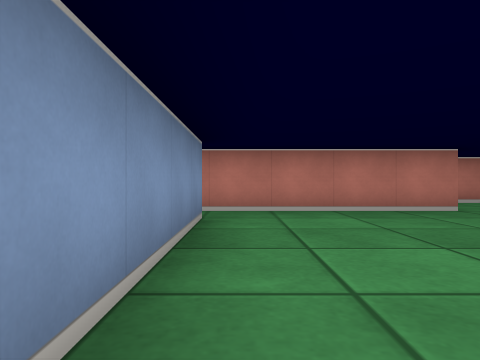
[1] (above)

12 first-person views from a walk through a cub3D ray-caster map. The camera is about half as high as the walls, looks level and sees 70° across. The floor is counted in squares. Each view is taken from the middle of a square. On the plan, view 1 faces up. The plan holds only what a view shows up to about 9 squares ahead; the rest is blank.

[2]
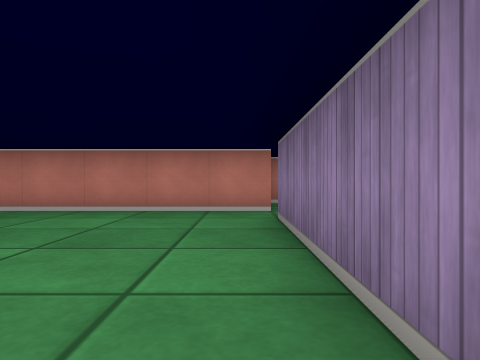

[3]
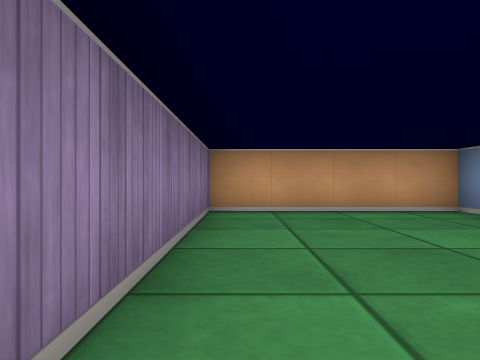

[4]
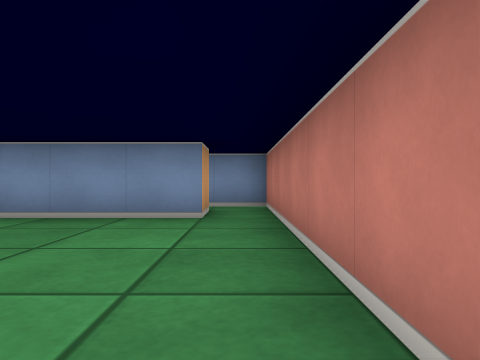

[5]
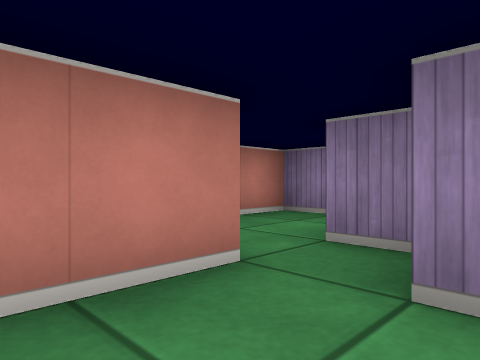

[6]
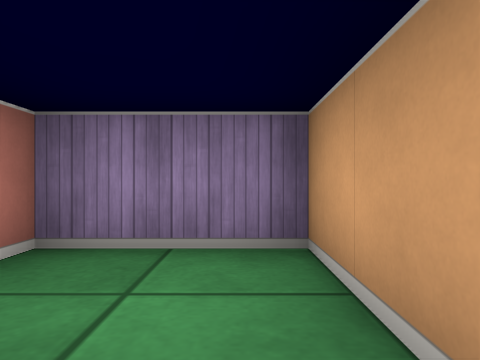

[7]
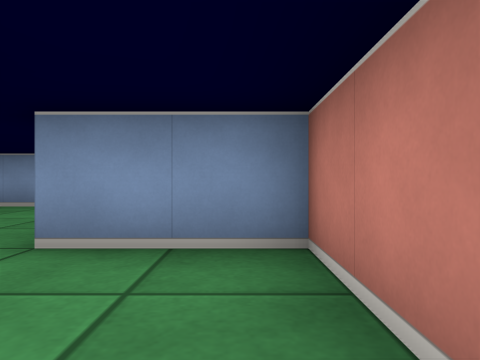

[8]
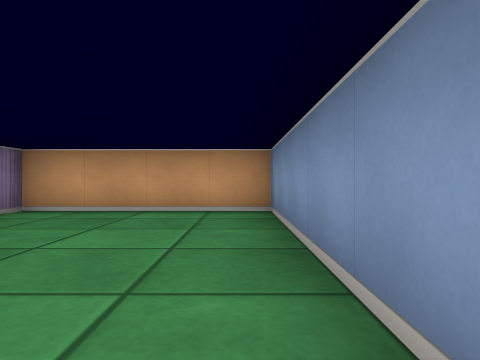

[9]
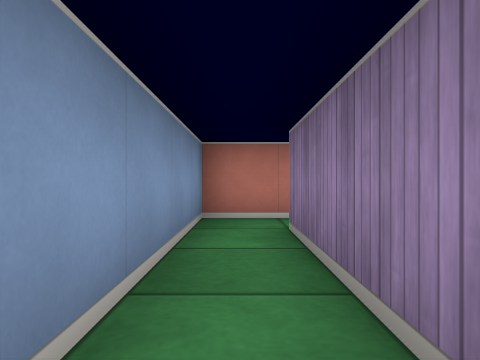

[10]
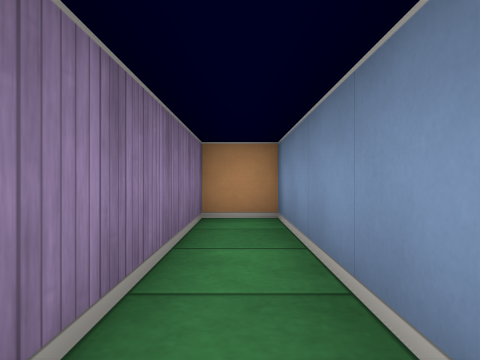

[11]
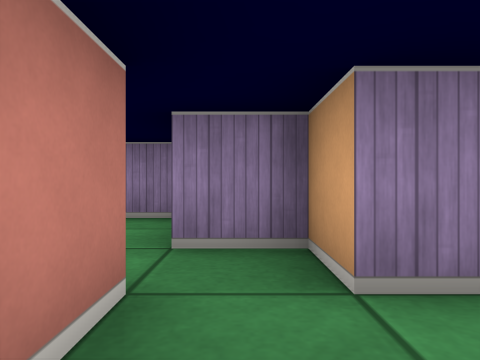

[12]
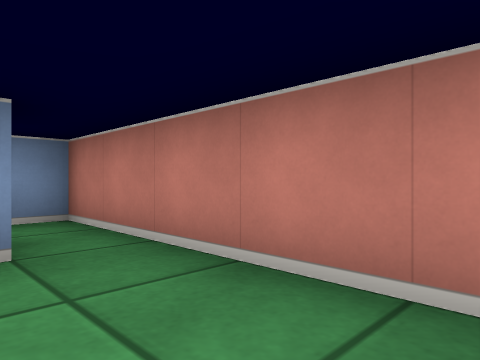

### Floor plan
Ten units are one square. View 1 is at (0, 0); x grows to the right and y downward. Boxes are objects, and circles mark ways between rooms. Rooms are numbered by the first view taken in them; rooms with no view inside come last. Other rooms are left out.
<svg viewBox="-30 -80 100 90">
<path fill="none" stroke="#000" d="M-5 -45 -5 5 35 5 35 -45M35 -55 -5 -55M35 -45 45 -45 45 -55 65 -55 65 -75 35 -75 35 -55M-5 -55 -25 -55 -25 5 -15 5 -15 -45 -5 -45"/>
<circle cx="40" cy="-50" r="3" fill="#2a7"/>
<circle cx="-10" cy="-50" r="3" fill="#2a7"/>
<text x="10" y="-30">1</text>
<text x="50" y="-60">2</text>
<text x="-20" y="-30">3</text>
</svg>
Room 1 opens to room 2. Room 1 opens to room 3.

Where each view was taken, in squares from view 1:
view 1: 0 up, 0 right, facing up
view 2: 0 up, 3 right, facing up
view 3: 5 up, 3 right, facing down
view 4: 5 up, 4 right, facing left
view 5: 4 up, 2 right, facing up-right
view 6: 6 up, 4 right, facing right
view 7: 7 up, 6 right, facing left
view 8: 5 up, 0 right, facing down
view 9: 1 up, 2 left, facing up
view 10: 4 up, 2 left, facing down
view 11: 5 up, 2 right, facing right
view 12: 4 up, 2 right, facing up-left
